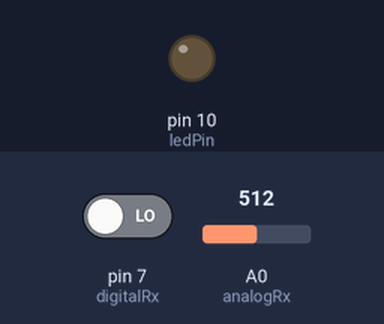
A sketch run on a simulated Arduino Uno, built with avr-gcc and run on an emulated ATmega328P. On the bench: output pins drawn as LEDs (lit = HIGH). The inputs (shaded band) are chosen by the test bench; at power-on: pin 7 (digitalRx) LOW, A0 (analogRx) = 512. What the sketch prints to the serial monitor is not drawn.

Above: at 1.2 s.
1.3 s: pin 7 (digitalRx) driven HIGH
At 1.7 s:
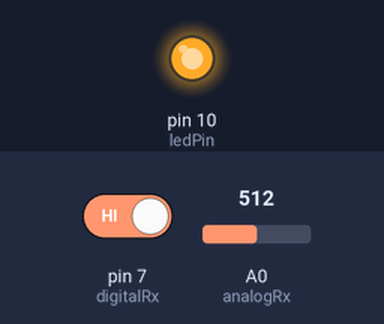
2.8 s: pin 7 (digitalRx) driven LOW
At 4.1 s:
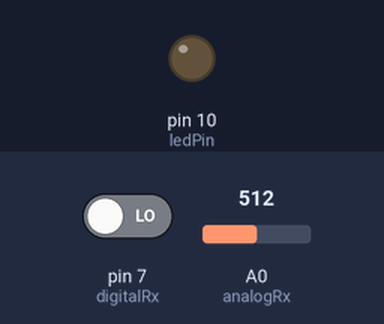
Timing chart, 0 to 5.8 s (numbered marks = the images above; inputs shaded):
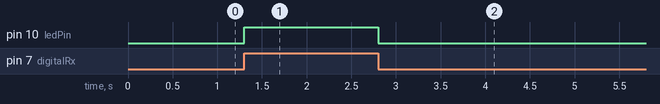

The sketch:

led_rx.ino
```cpp
#define digitalRx 7
#define analogRx A0
#define ledPin 10        //Onboard LED = digital pin 13

void setup() {
  pinMode(ledPin, OUTPUT);
  Serial.begin(9600);
}

void loop() {
  Serial.println(analogRead(analogRx));
  digitalWrite(ledPin, digitalRead(digitalRx));
}
```

Measured:
- after the input at 1.3 s, pin 10 (ledPin): LOW → HIGH at once
- after the input at 2.8 s, pin 10 (ledPin): HIGH → LOW at once
